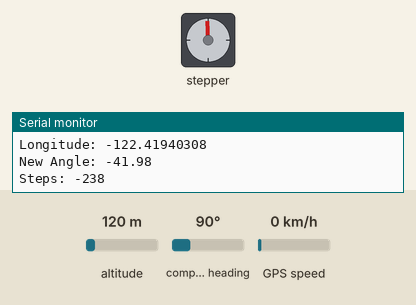
Bench run of a sketch on a simulated ESP32. On the bench: stepper motor, the last lines printed to the serial monitor. The test bench sets the inputs (shaded band); at power-on: altitude 120 m, compass heading 90°, GPS speed 0 km/h. The GPS gets a fix after 3 s at 37.7749, -122.4194 with 8 satellites; stepper angles assume 2048 steps per turn.

Above: at 6.16 s.
At 10.8 s:
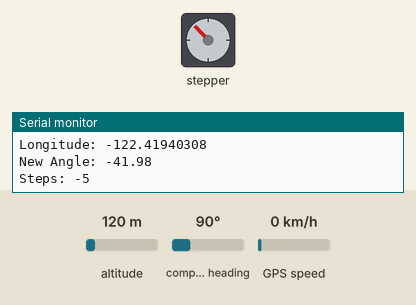
At 37.0 s:
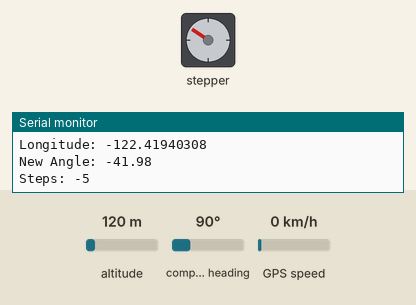
Timing chart, 0 to 38.5 s (numbered marks = the images above):
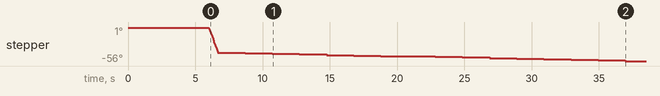

The sketch:

device_script.ino
```cpp
#include <TinyGPS++.h>
#include <Stepper.h>

const int stepsPerRevolution = 2048;  // change this to fit the number of steps per revolution

/*
  10, 11, 12, 13
*/

// ULN2003 Motor Driver Pins
#define IN1 4 // 19 for ESP 32, 4 for ESP 32 S3
#define IN2 5 // 18 for ESP 32, 5 for ESP 32 S3
#define IN3 6 // 5 for ESP 32, 6 for ESP 32 S3
#define IN4 7 // 21 for ESP 32, 7 for ESP 32 S3

// Serial pins for GPS module
#define RXD2 16 // 16 for ESP 32, 44 for ESP 32 S3
#define TXD2 17 // 17 for ESP 32, 43 for ESP 32 S3

// Define classes
HardwareSerial neogps(1);

// GPS instance
TinyGPSPlus gps;

// initialize the stepper library
Stepper myStepper(stepsPerRevolution, IN1, IN2, IN3, IN4);

// Use float for lat/lng (for decimal precision)
float longitude = 74.0060; // -117.837425;
float latitude = 40.7128; // 33.646526;
float target_lng = 99.1332; // -117.83924;
float target_lat = 19.4326; // 33.646526

// Angle in degrees
long angle = 0;

void setup() {
  #if CONFIG_USB_CDC_ENABLED
  Serial.setTxTimeoutMs(0);  // Optional: prevents USB CDC blocking
  #endif

  //Serial.begin(115200);

  // set the speed at 5 rpm
  myStepper.setSpeed(10);

  Serial.begin(115200);
  neogps.begin(9600, SERIAL_8N1, RXD2, TXD2);

  delay(5000); // Wait for GPS module to boot
  Serial.println("Starting GPS...");
}

void loop() {
  bool newData = false;
  unsigned int wait_time = 1000;

  // Read for wait_time milliseconds
  for (unsigned long start = millis(); millis() - start < wait_time;) {
    while (neogps.available()) {
      char c = neogps.read();
      //Serial.write(c); // Print raw NMEA for debugging

      if (gps.encode(c)) {
        newData = true;
      }
    }
  }

  if (newData) {
    newData = false;
    Serial.print("Satellites: ");
    Serial.println(gps.satellites.value());
    Serial.println(gps.location.lat());
    set_long_lat();
  }

  getAngle();
}

void set_long_lat() {
  if (gps.location.isValid()) {
    Serial.println("GPS LOCATION VALID");

    latitude = gps.location.lat();
    longitude = gps.location.lng();

    Serial.print("Latitude: ");
    Serial.println(latitude, 8);
    Serial.print("Longitude: ");
    Serial.println(longitude, 8);

    // Set target position only once
    if (isnan(target_lat) || isnan(target_lng)) {
      target_lat = latitude;
      target_lng = longitude;
      Serial.println("Target location set.");
    }
  } else {
    Serial.println("Location invalid.");
  }
}

void getAngle() {
  if (!isnan(latitude) && !isnan(longitude) && !isnan(target_lat) && !isnan(target_lng)) {
    // float x = target_lng - longitude;
    // float y = target_lat - latitude;

    float newAngle = getBearingToTarget(latitude, longitude, target_lat, target_lng);

    Serial.print("New Angle: ");
    Serial.println(newAngle);

    // Set motor direction HERE
    setMotorDirection((newAngle - angle));

    angle = newAngle;

    Serial.print("Angle: ");
    Serial.println(angle);
  } else {
    Serial.println("Angle not calculated — missing GPS fix.");
  }
}

float getBearingToTarget(float latitude, float longitude, float target_lat, float target_lng) {
  // Convert degrees to radians
  float lat1 = radians(latitude);
  float lat2 = radians(target_lat);
  float deltaLon = radians(target_lng - longitude);

  float x = sin(deltaLon) * cos(lat2);
  float y = cos(lat1) * sin(lat2) - sin(lat1) * cos(lat2) * cos(deltaLon);

  float bearingRad = atan2(x, y);
  float bearingDeg = degrees(bearingRad);

  // Normalize to [-180, 180]
  if (bearingDeg > 180.0) bearingDeg -= 360.0;
  if (bearingDeg < -180.0) bearingDeg += 360.0;

  return bearingDeg;
}

long radiansToDeg(float radians) {
  return ((long)(radians * 180.0 / PI));
}

// Rotate the motor accordingly, assume the angle is always between 0 and 360 DEGREES
void setMotorDirection(float deltaTheta) {
  float plus = deltaTheta + 360;
  float minus = deltaTheta - 360;
  if(abs((int)deltaTheta) > abs((int)plus)) {
    deltaTheta += 360;
  } else if(abs((int)deltaTheta) > abs((int)minus)) {
    deltaTheta -= 360;
  }

  float conversionFactor = 2048 / 360.0;

  // Convert the deltaTheta to steps
  int steps = (int)(conversionFactor * deltaTheta);

  Serial.print("Steps: ");
  Serial.println(steps);

  // Step the motor
  myStepper.step(steps);

  delay(1000);
}
```
